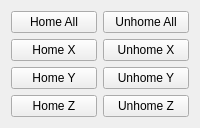
      <widget class="QWidget" name="tab_8">
       <attribute name="title">
        <string>Home</string>
       </attribute>
       <layout class="QGridLayout" name="gridLayout_13">
        <item row="0" column="0">
         <widget class="QPushButton" name="home_all_pb">
          <property name="sizePolicy">
           <sizepolicy hsizetype="Preferred" vsizetype="Expanding">
            <horstretch>0</horstretch>
            <verstretch>0</verstretch>
           </sizepolicy>
          </property>
          <property name="minimumSize">
           <size>
            <width>0</width>
            <height>0</height>
           </size>
          </property>
          <property name="text">
           <string>Home All</string>
          </property>
          <property name="led_indicator" stdset="0">
           <bool>true</bool>
          </property>
         </widget>
        </item>
        <item row="0" column="1">
         <widget class="QPushButton" name="unhome_all_pb">
          <property name="sizePolicy">
           <sizepolicy hsizetype="Minimum" vsizetype="Expanding">
            <horstretch>0</horstretch>
            <verstretch>0</verstretch>
           </sizepolicy>
          </property>
          <property name="text">
           <string>Unhome All</string>
          </property>
         </widget>
        </item>
        <item row="1" column="0">
         <widget class="QPushButton" name="home_pb_0">
          <property name="text">
           <string>Home X</string>
          </property>
         </widget>
        </item>
        <item row="1" column="1">
         <widget class="QPushButton" name="unhome_pb_0">
          <property name="text">
           <string>Unhome X</string>
          </property>
         </widget>
        </item>
        <item row="2" column="0">
         <widget class="QPushButton" name="home_pb_1">
          <property name="text">
           <string>Home Y</string>
          </property>
         </widget>
        </item>
        <item row="2" column="1">
         <widget class="QPushButton" name="unhome_pb_1">
          <property name="text">
           <string>Unhome Y</string>
          </property>
         </widget>
        </item>
        <item row="3" column="0">
         <widget class="QPushButton" name="home_pb_2">
          <property name="text">
           <string>Home Z</string>
          </property>
         </widget>
        </item>
        <item row="3" column="1">
         <widget class="QPushButton" name="unhome_pb_2">
          <property name="text">
           <string>Unhome Z</string>
          </property>
         </widget>
        </item>
       </layout>
      </widget>
